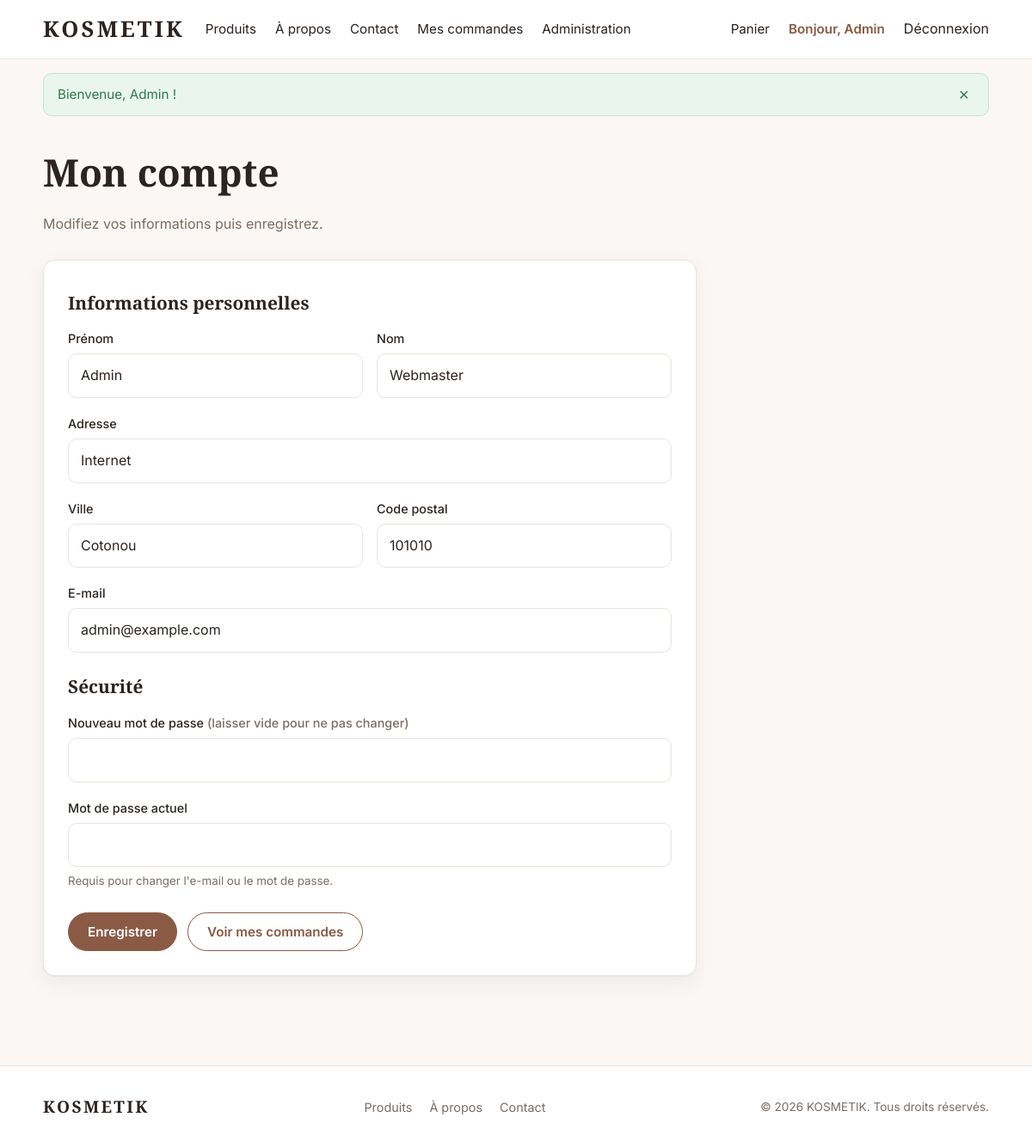
Page /account.php (signed in) on the committed database.
### tables this page shows
CREATE TABLE IF NOT EXISTS `users` (
  `id` int(11) NOT NULL auto_increment,
  `fname` varchar(255) NOT NULL,
  `lname` varchar(255) NOT NULL,
  `address` varchar(255) NOT NULL,
  `city` varchar(100) NOT NULL,
  `pin` int(6) NOT NULL,
  `email` varchar(255) NOT NULL,
  `password` varchar(255) NOT NULL,
  `type` varchar(20) NOT NULL default 'user',
  PRIMARY KEY  (`id`),
  UNIQUE KEY `email` (`email`)
);

### includes/config.php (called while the page is built, shortened)
<?php
$config = [
    'app_name'    => 'KOSMETIK',
    'currency'    => 'FCFA',
    'debug'       => getenv('APP_DEBUG') === '1',
    'db_host'     => getenv('DB_HOST') ?: 'localhost',
    'db_name'     => getenv('DB_NAME') ?: 'kosmetik',
    'db_user'     => getenv('DB_USER') ?: 'root',
    'db_pass'     => getenv('DB_PASS') ?: '',
    'smtp_host'   => getenv('SMTP_HOST') ?: 'localhost',
    'smtp_port'   => (int) (getenv('SMTP_PORT') ?: 1025),
    'mail_from'   => getenv('MAIL_FROM') ?: 'no-reply@kosmetik.com',
    'contact_email' => 'support@kosmetik.com',
];
$local = __DIR__ . '/config.local.php';
return $config;

### includes/bootstrap.php (called while the page is built, shortened)
<?php
$CONFIG = require __DIR__ . '/config.php';
function db(): mysqli
{
    static $db = null;
    global $CONFIG;
    if ($db === null) {
        try {
            $db = new mysqli($CONFIG['db_host'], $CONFIG['db_user'], $CONFIG['db_pass'], $CONFIG['db_name']);
            $db->set_charset('utf8mb4');
        } catch (mysqli_sql_exception $e) {
            error_log('DB connection failed: ' . $e->getMessage());
            http_response_code(503);
            exit('Service momentanément indisponible. Veuillez réessayer plus tard.');
        }
    }
    return $db;
}
function db_query(string $sql, string $types = '', array $params = []): mysqli_stmt
{
    $stmt = db()->prepare($sql);
    if ($types !== '') {
        $stmt->bind_param($types, ...$params);
    }
    $stmt->execute();
    return $stmt;
}
function db_one(string $sql, string $types = '', array $params = []): ?array
{
    $row = db_query($sql, $types, $params)->get_result()->fetch_assoc();
    return $row ?: null;
}
function e(mixed $v): string
{
    return htmlspecialchars((string) $v, ENT_QUOTES | ENT_SUBSTITUTE, 'UTF-8');
}
function take_flashes(): array
{
    $f = $_SESSION['flash'] ?? [];
    return $f;
}
function current_user(): ?array
{
    return isset($_SESSION['user_id']) ? [
        'id'    => (int) $_SESSION['user_id'],
        'email' => $_SESSION['email'],
        'fname' => $_SESSION['fname'],
        'type'  => $_SESSION['type'],
    ] : null;
}
function is_admin(): bool
{
    return ($_SESSION['type'] ?? '') === 'admin';
}
function require_login(): array
{
    $u = current_user();
    return $u;
}

### account.php (the view, shortened to what this page needs)
<?php
require __DIR__ . '/includes/bootstrap.php';
$u = require_login();
$me = db_one('SELECT fname, lname, address, city, pin, email FROM users WHERE id = ?', 'i', [$u['id']]);
$active = 'account';
require __DIR__ . '/includes/header.php';
?>
<section class="container page">
  <div class="page-head">
    <h1>Mon compte</h1>
    <p class="muted">Modifiez vos informations puis enregistrez.</p>
  </div>
  <form method="post" action="update.php" class="card form form-wide">
    <h2>Informations personnelles</h2>
    <div class="grid-2">
      <div class="field"><label for="fname">Prénom</label><input id="fname" name="fname" required maxlength="100" value="<?= e($me['fname']) ?>"></div>
      <div class="field"><label for="lname">Nom</label><input id="lname" name="lname" required maxlength="100" value="<?= e($me['lname']) ?>"></div>
    </div>
    <div class="field"><label for="address">Adresse</label><input id="address" name="address" required maxlength="255" value="<?= e($me['address']) ?>"></div>
    <div class="grid-2">
      <div class="field"><label for="city">Ville</label><input id="city" name="city" required maxlength="100" value="<?= e($me['city']) ?>"></div>
      <div class="field"><label for="pin">Code postal</label><input id="pin" name="pin" inputmode="numeric" pattern="\d{1,10}" required value="<?= e($me['pin']) ?>"></div>
    </div>
    <div class="field"><label for="email">E-mail</label><input type="email" id="email" name="email" required maxlength="255" value="<?= e($me['email']) ?>"></div>
    <h2>Sécurité</h2>
    <div class="field">
      <label for="pwd">Nouveau mot de passe <span class="muted">(laisser vide pour ne pas changer)</span></label>
      <input type="password" id="pwd" name="pwd" autocomplete="new-password" minlength="8">
    </div>
    <div class="field">
      <label for="opwd">Mot de passe actuel</label>
      <input type="password" id="opwd" name="opwd" autocomplete="current-password" aria-describedby="opwd-help">
      <small id="opwd-help" class="muted">Requis pour changer l'e-mail ou le mot de passe.</small>
    </div>
    <div class="form-actions">
      <button type="submit" class="btn">Enregistrer</button>
      <a class="btn btn-ghost" href="orders.php">Voir mes commandes</a>
    </div>
  </form>
</section>
<?php require __DIR__ . '/includes/footer.php'; ?>

### includes/header.php (shortened to what this page needs)
<?php
$active    = $active ?? '';
$user      = current_user();
$count     = cart_count();
$links = [
    'products' => ['products.php', 'Produits'],
    'about'    => ['about.php', 'À propos'],
    'contact'  => ['contact.php', 'Contact'],
];
if ($user) {
    $links['orders'] = ['orders.php', 'Mes commandes'];
}
?>
<!doctype html>
<html lang="fr">
<head>
  <link rel="stylesheet" href="assets/css/style.css">
</head>
<body>
<header class="site-header">
  <div class="container nav">
    <a class="brand" href="index.php"><?= e($CONFIG['app_name']) ?></a>
    <nav id="nav-menu" class="nav-menu" aria-label="Navigation principale">
      <ul>
        <?php foreach ($links as $key => [$href, $label]): ?>
          <li><a href="<?= e($href) ?>"<?= $active === $key ? ' aria-current="page"' : '' ?>><?= e($label) ?></a></li>
        <?php endforeach; ?>
        <?php if ($user && is_admin()): ?>
          <li><a href="admin.php"<?= $active === 'admin' ? ' aria-current="page"' : '' ?>>Administration</a></li>
        <?php endif; ?>
      </ul>
      <ul class="nav-actions">
        <li>
          <a class="cart-link" href="cart.php"<?= $active === 'cart' ? ' aria-current="page"' : '' ?>>
            Panier<?php if ($count > 0): ?> <span class="badge" aria-label="<?= $count ?> article(s)"><?= $count ?></span><?php endif; ?>
          </a>
        </li>
        <?php if ($user): ?>
          <li><a href="account.php"<?= $active === 'account' ? ' aria-current="page"' : '' ?>>Bonjour, <?= e($user['fname']) ?></a></li>
          <li>
            <form method="post" action="logout.php" class="inline-form">
              <button type="submit" class="link-button">Déconnexion</button>
            </form>
          </li>
        <?php else: ?>
          <li><a href="login.php"<?= $active === 'login' ? ' aria-current="page"' : '' ?>>Connexion</a></li>
          <li><a class="btn btn-small" href="register.php">Créer un compte</a></li>
        <?php endif; ?>
      </ul>
    </nav>
  </div>
</header>
<?php $flashes = take_flashes(); if ($flashes): ?>
  <div class="container flashes" role="status" aria-live="polite">
    <?php foreach ($flashes as $f): ?>
      <div class="alert alert-<?= e($f['type']) ?>">
        <span><?= e($f['msg']) ?></span>
        <button type="button" class="alert-close" aria-label="Fermer">&times;</button>
      </div>
    <?php endforeach; ?>
  </div>
<?php endif; ?>
<main id="main">

### assets/css/style.css (style rules this page uses)
:root { --bg: #faf7f4; --surface: #ffffff; --text: #2b2420; --muted: #7a6e66; --line: #ebe3dc; --accent: #8a5a44; --accent-dark: #6e4433; --accent-soft: #f3e8e1; --danger: #b4382f; --success: #2f7a4f; --radius: 14px; --shadow: 0 1px 2px rgba(43, 36, 32, .04), 0 8px 24px rgba(43, 36, 32, .06); --serif: 'Cormorant Garamond', Georgia, serif; --sans: 'Inter', system-ui, -apple-system, 'Segoe UI', sans-serif; }
*, *::before, *::after { box-sizing: border-box; }
html { -webkit-text-size-adjust: 100%; }
body { margin: 0; font-family: var(--sans); font-size: 16px; line-height: 1.6; color: var(--text); background: var(--bg); display: flex; flex-direction: column; min-height: 100vh; }
main { flex: 1; }
a { color: var(--accent); text-underline-offset: 3px; }
h1, h2, h3 { font-family: var(--serif); font-weight: 600; line-height: 1.15; margin: 0 0 .5em; }
h1 { font-size: clamp(2rem, 4vw, 2.75rem); }
h2 { font-size: 1.6rem; }
.container { width: 100%; max-width: 1140px; margin: 0 auto; padding: 0 20px; }
.page { padding-top: 40px; padding-bottom: 64px; }
.page-head { margin-bottom: 28px; }
.muted { color: var(--muted); }
.site-header { background: rgba(255,255,255,.92); backdrop-filter: blur(8px); border-bottom: 1px solid var(--line); position: sticky; top: 0; z-index: 50; }
.nav { display: flex; align-items: center; gap: 24px; min-height: 68px; }
.brand { font-family: var(--serif); font-size: 1.6rem; font-weight: 600; letter-spacing: .12em; color: var(--text); text-decoration: none; }
.nav-menu { display: flex; flex: 1; justify-content: space-between; align-items: center; }
.nav-menu ul { list-style: none; display: flex; gap: 22px; margin: 0; padding: 0; align-items: center; }
.nav-menu a, .link-button { color: var(--text); text-decoration: none; font-size: .95rem; }
.nav-menu a[aria-current="page"] { color: var(--accent); font-weight: 600; }
.link-button { background: none; border: 0; padding: 0; cursor: pointer; font: inherit; }
.inline-form { display: inline; margin: 0; }
.btn { display: inline-flex; align-items: center; justify-content: center; gap: 8px; background: var(--accent); color: #fff; border: 1px solid var(--accent); padding: 12px 22px; border-radius: 999px; font: 600 .95rem var(--sans); text-decoration: none; cursor: pointer; transition: background .15s, transform .05s; }
.btn-ghost { background: transparent; color: var(--accent); }
.card { background: var(--surface); border: 1px solid var(--line); border-radius: var(--radius); box-shadow: var(--shadow); padding: 28px; }
.form { display: grid; gap: 18px; }
.form-wide { max-width: 760px; }
.form h2 { font-size: 1.3rem; margin: 10px 0 0; }
.field { display: grid; gap: 6px; }
.field label { font-weight: 500; font-size: .9rem; }
input[type=text], input[type=email], input[type=password], input[type=number], input:not([type]) { width: 100%; padding: 12px 14px; border: 1px solid var(--line); border-radius: 10px; background: #fff; font: inherit; color: var(--text); transition: border-color .15s, box-shadow .15s; }
.grid-2 { display: grid; grid-template-columns: 1fr 1fr; gap: 16px; }
.form-actions { display: flex; gap: 12px; flex-wrap: wrap; margin-top: 8px; }
.flashes { padding-top: 16px; display: grid; gap: 8px; }
.alert { display: flex; justify-content: space-between; align-items: center; gap: 12px; padding: 12px 16px; border-radius: 10px; border: 1px solid; font-size: .95rem; }
.alert-success { background: #eaf5ee; border-color: #c4e3d0; color: var(--success); }
.alert-close { background: none; border: 0; font-size: 1.3rem; line-height: 1; cursor: pointer; color: inherit; }

### rows in the picture
users: fname "Admin", lname "Webmaster", address "Internet", city "Cotonou", pin "101010", email "admin@example.com"

### other values in the picture
$CONFIG['app_name'] "KOSMETIK"
$label "Produits"
$label "À propos"
$label "Contact"
$label "Mes commandes"
$f['msg'] "Bienvenue, Admin !"
